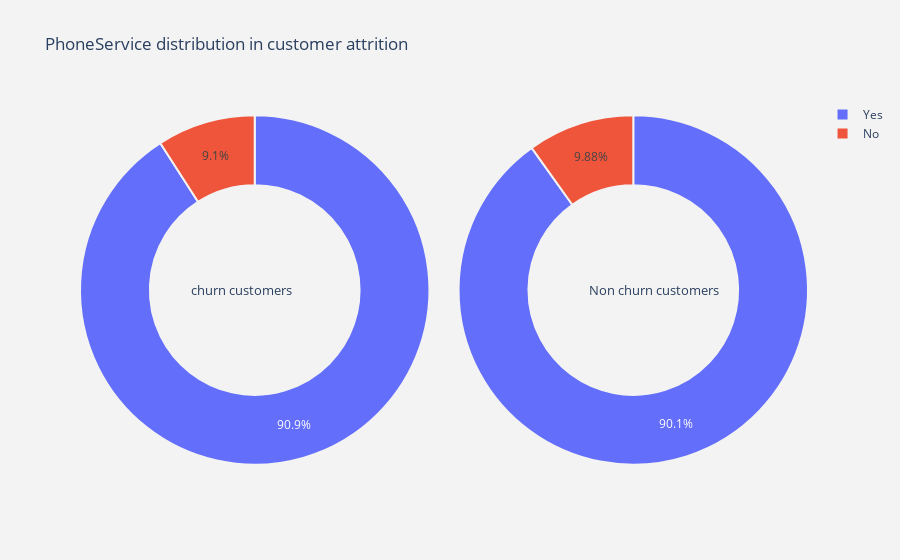

This figure's notebook cell:
### Markdown cell above
### People with dependents are more likely to churn

### Code cell
plot_pie('PhoneService')

### Figure 1 — Plotly figure (JSON) as saved in the notebook; plotly's stock layout.template omitted (floating-point values rounded to 4 significant figures)
{"data": [{"domain": {"x": [0, 0.48]}, "hole": 0.6, "hoverinfo": "label+percent+name", "labels": ["Yes", "No"], "marker": {"line": {"color": "rgb(243,243,243)", "width": 2}}, "name": "Churn Customers", "type": "pie", "values": [1699, 170]}, {"domain": {"x": [0.52, 1]}, "hole": 0.6, "hoverinfo": "label+percent+name", "labels": ["Yes", "No"], "marker": {"line": {"color": "rgb(243,243,243)", "width": 2}}, "name": "Non churn customers", "type": "pie", "values": [4653, 510]}], "layout": {"annotations": [{"font": {"size": 13}, "showarrow": false, "text": "churn customers", "x": 0.15, "y": 0.5}, {"font": {"size": 13}, "showarrow": false, "text": "Non churn customers", "x": 0.88, "y": 0.5}], "paper_bgcolor": "rgb(243,243,243)", "plot_bgcolor": "rgb(243,243,243)", "title": {"text": "PhoneService distribution in customer attrition "}}}
